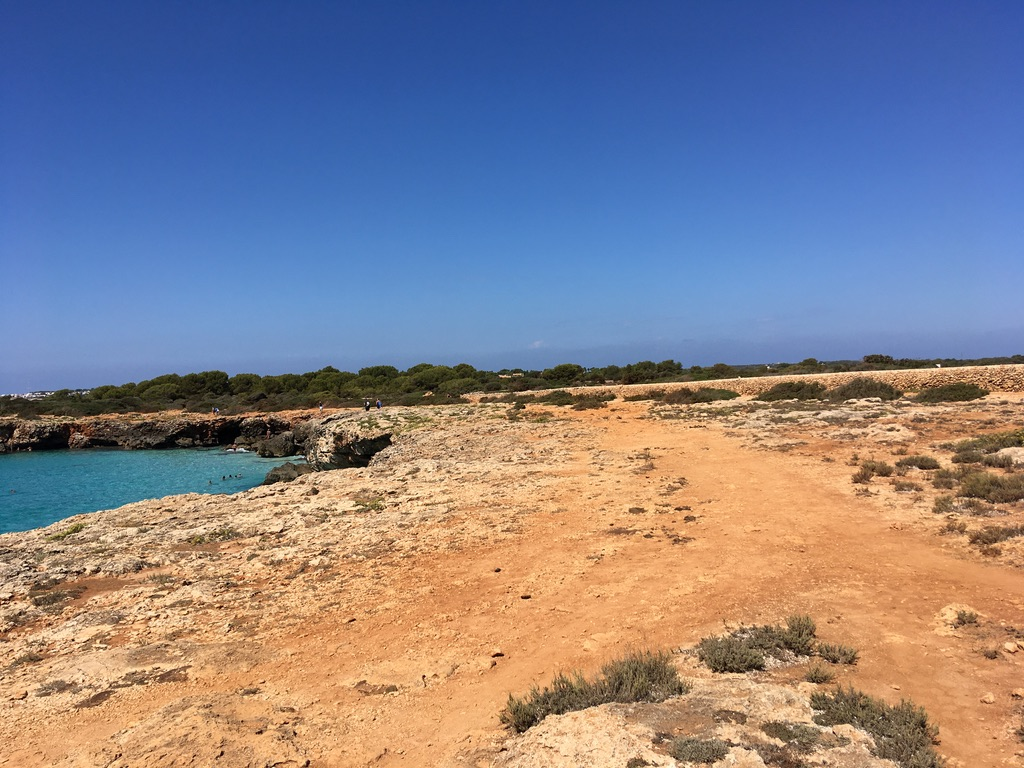
#> input picture automation/images processing/collage/1.jpeg, 1024 x 768 px; its folder holds 4 pictures in this run
$ python collage.py
#> lines starting #> are read from the running program, lines starting #| are printed output that depends on the picture
import cv2
import os
import numpy as np

columns = 3
rows = 2

horizontal_margin = 40
vertical_margin = 20

images = os.listdir("collage")
image_objects = [cv2.imread(f"collage/{filename}") for filename in images]
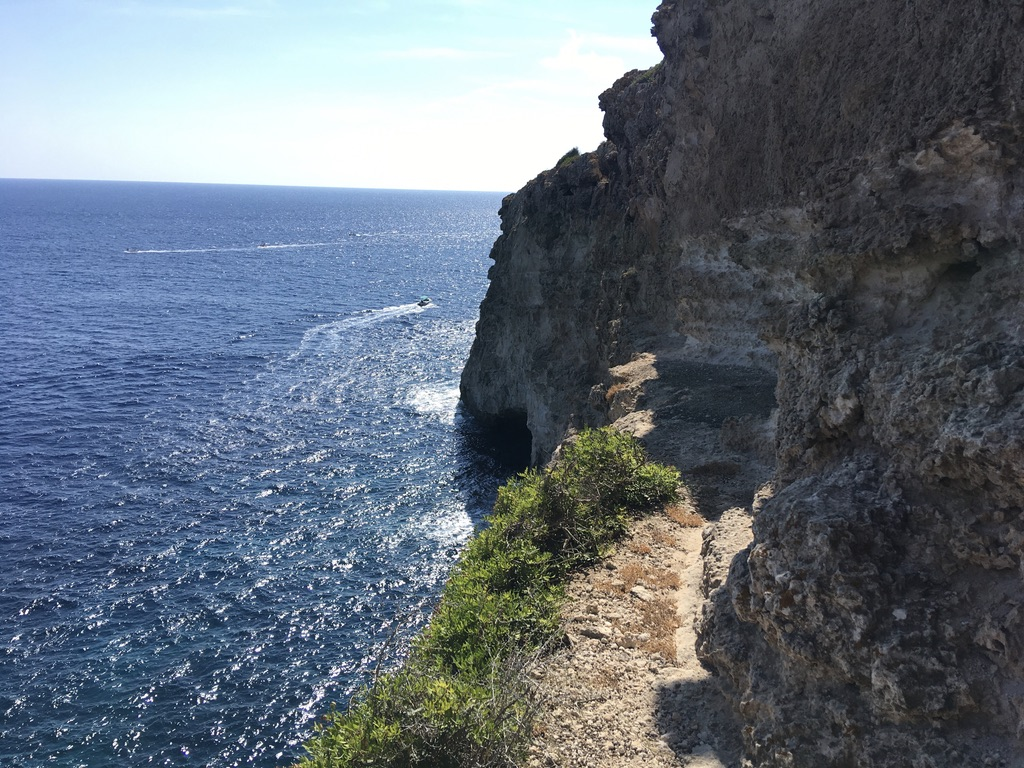
#> input picture automation/images processing/collage/2.jpeg, 1024 x 768 px
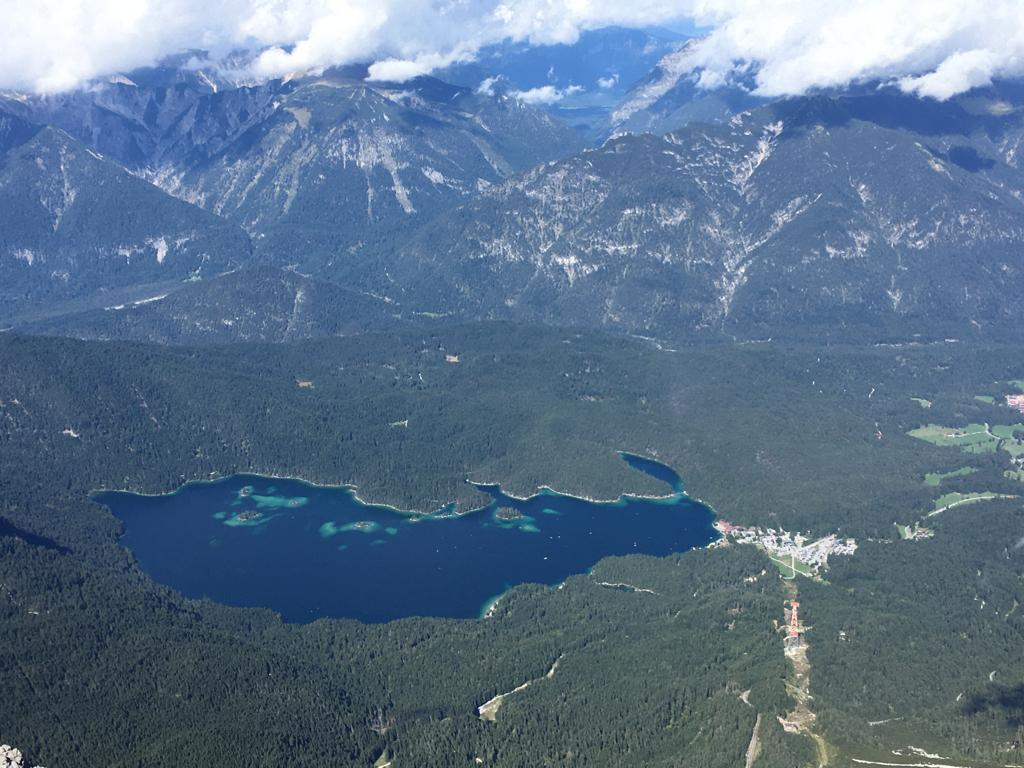
#> input picture automation/images processing/collage/3.jpeg, 1024 x 768 px
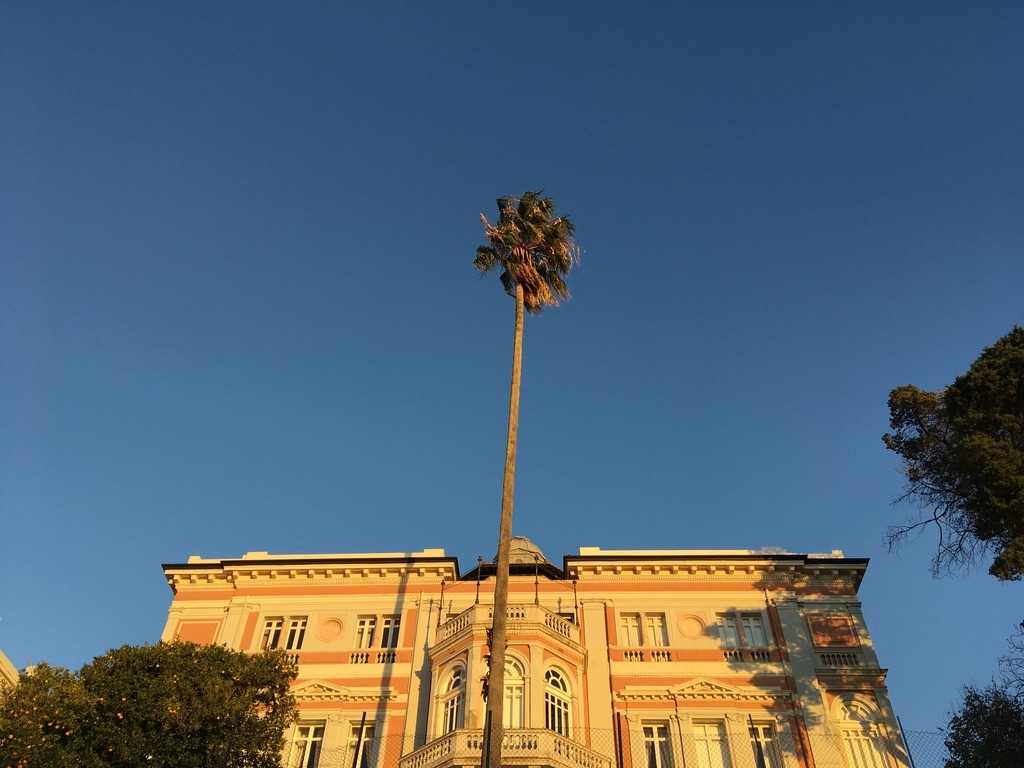
#> input picture automation/images processing/collage/4.jpeg, 1024 x 768 px
#> image_objects = 4 items
print(images)

shape = cv2.imread(f"collage/{images[0]}").shape
#> shape = (768, 1024, 3)
print(shape)
#| (768, 1024, 3)

big_image = np.zeros((
                        shape[0] * rows + horizontal_margin * (rows + 1),
                        shape[1] * columns + vertical_margin * (columns + 1),
                        shape[2]
                      ),
                     np.uint8)

big_image.fill(255)
#> big_image: shape (1656, 3152, 3); every value is 255

positions = [(x,y) for x in range (columns) for y in range(rows)]
print(positions)

for (pos_x,pos_y),image in zip(positions,image_objects):
    x = pos_x * (shape[1] + vertical_margin) + vertical_margin
    y = pos_y * (shape[0] + horizontal_margin) + horizontal_margin
    big_image[y:y+shape[0], x:x+shape[1]] = image
#> this loop made 4 passes
#> (pos_x, pos_y, x, y) on passes 1 to 4: (0, 0, 20, 40), (0, 1, 20, 848), (1, 0, 1064, 40), (1, 1, 1064, 848)
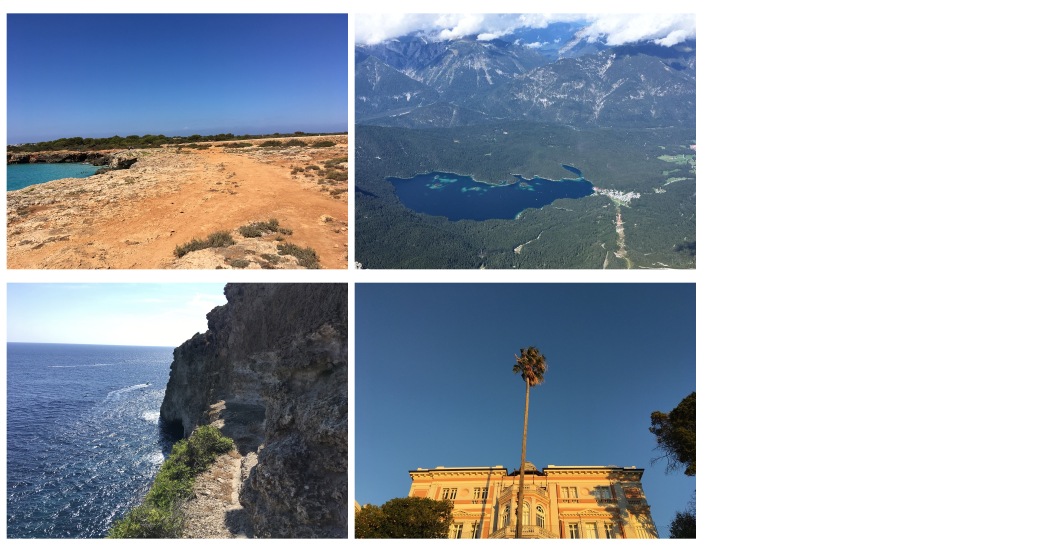
#> big_image: shape (1656, 3152, 3) (shown at 1/3 size); mean of channels 0, 1, 2 179.6, 170.1, 162.8; drawn as B, G, R

cv2.imwrite("grid.png", big_image)

"""images = os.listdir('collage')
image_objects = [cv2.imread(f'collage/{filename}') for filename in images]
print(images)

shape = cv2.imread('collage/1.jpeg').shape
print(shape)

big_image = np.zeros((shape[0] * rows + horizontal_margin * (rows + 1),
shape[1] * columns + vertical_margin * (columns + 1),
shape[2]), np.uint8)

big_image.fill(255)

positions = [(x,y) for x in range(columns) for y in range(rows)]
print(positions)

for (pos_x, pos_y), image in zip(positions, image_objects):
  x = pos_x * (shape[1] + vertical_margin) + vertical_margin
  y = pos_y * (shape[0] + horizontal_margin) + horizontal_margin
  big_image[y:y+shape[0], x:x+shape[1]] = image

cv2.imwrite('grid.jpeg', big_image)"""
